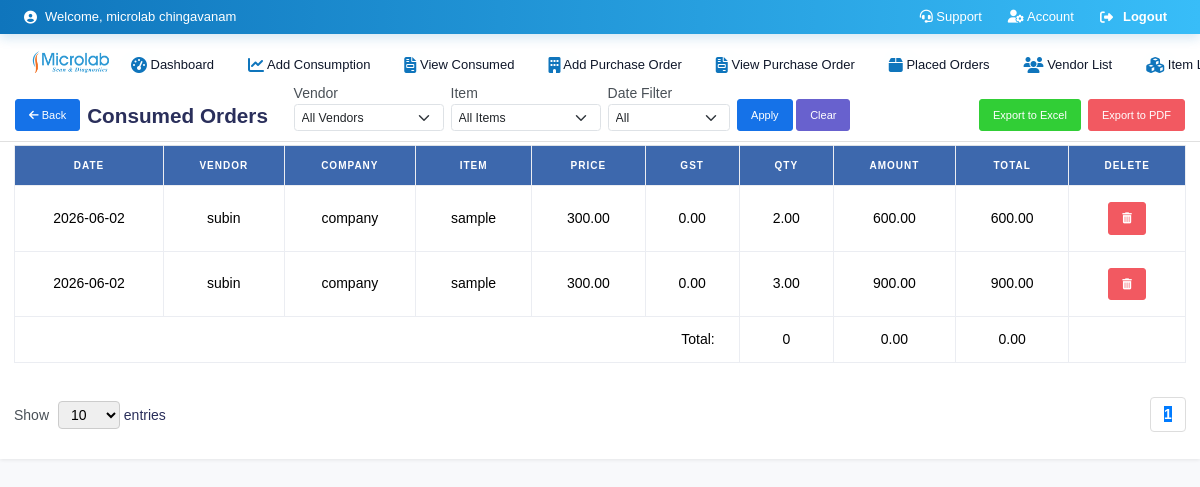
The page /view_consumption (signed in) on the database as committed earlier.
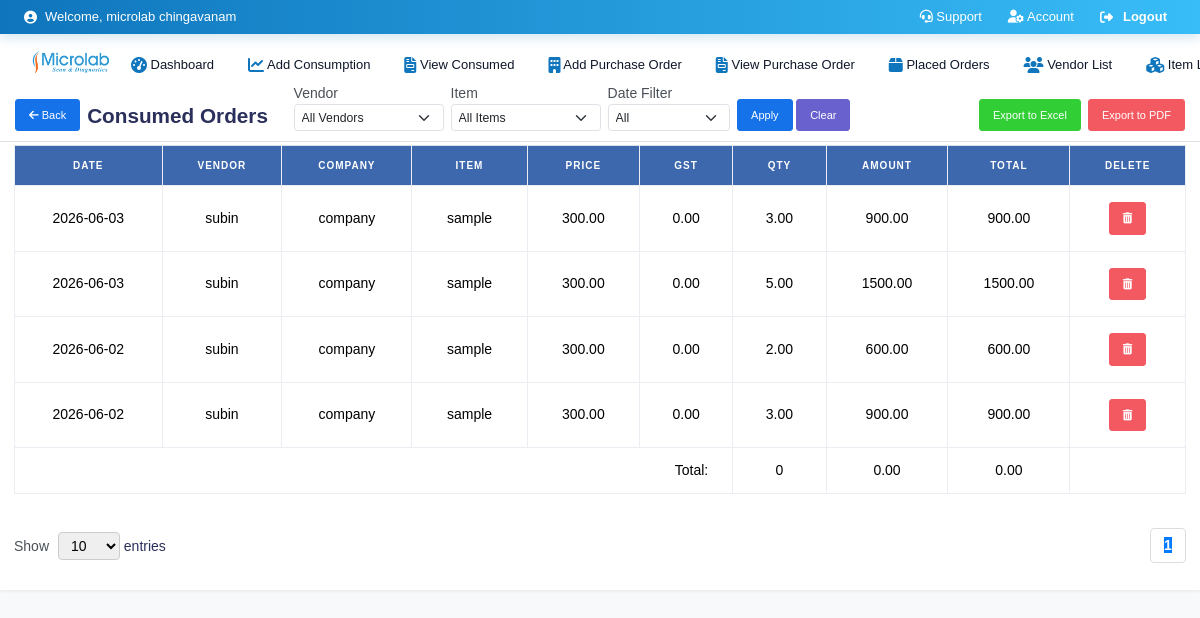
The same page on the database as committed later.
### myapp/models.py (models this page shows, shortened)
class ConsumedPurchaseOrder(models.Model):
    item = models.ForeignKey(Item, on_delete=models.CASCADE, null=True, blank=True)
    vendor = models.ForeignKey(Vendor, on_delete=models.CASCADE, related_name='consumed_purchase_orders', null=True)
    invoice_number = models.CharField(max_length=100, null=True)
    company = models.CharField(max_length=255, null=True)
    dateField = models.DateField(null=True, blank=True)
    created_at = models.DateField(auto_now_add=True, null=True, blank=True)
    user = models.ForeignKey(User, on_delete=models.CASCADE, null=True, blank=True)

class ConsumedPurchaseOrderLine(models.Model):
    consumed_order = models.ForeignKey(ConsumedPurchaseOrder, on_delete=models.CASCADE, related_name='consumed_lines')
    item = models.ForeignKey(Item, on_delete=models.CASCADE, null=True)
    price = models.DecimalField(max_digits=100, decimal_places=2, null=True)
    pack = models.CharField(max_length=100, null=True)
    stock = models.IntegerField(null=True)
    qty = models.DecimalField(max_digits=100, decimal_places=2, null=True, blank=True)
    gst = models.DecimalField(max_digits=100, decimal_places=2, null=True, blank=True)
    hsn = models.CharField(max_length=200, null=True, blank=True)
    amount = models.DecimalField(max_digits=100, decimal_places=2, null=True, blank=True)
    total_amount = models.DecimalField(max_digits=100, decimal_places=2, null=True, blank=True)

class Item(models.Model):
    name = models.CharField(max_length=255, null=True)
    vendor = models.ForeignKey(Vendor, on_delete=models.CASCADE, related_name='items', null=True)
    company_name = models.CharField(max_length=100, null=True)
    gst = models.CharField(max_length=100, null=True)
    hsn = models.CharField(max_length=100, null=True)
    item_price = models.DecimalField(max_digits=100, decimal_places=2, default=Decimal('340.34'), null=True)
    pack_size = models.CharField(max_length=100, null=True)
    stock_balance = models.DecimalField(max_digits=100, decimal_places=2, default=Decimal('0.00'), null=True)  # Changed
    created_at = models.DateField(auto_now_add=True,null=True, blank=True)
    user = models.ForeignKey(User, on_delete=models.CASCADE, null=True, blank=True)

class Vendor(models.Model):
    name = models.CharField(max_length=255,null=True, blank=True)
    mobile_number = models.CharField(max_length=15,null=True, blank=True)
    email = models.EmailField(null=True, blank=True)
    address = models.TextField(null=True, blank=True)
    created_at = models.DateField(auto_now_add=True,null=True, blank=True)
    user = models.ForeignKey(User, on_delete=models.CASCADE, null=True, blank=True)  # Add this

### myapp/views.py (the view)
# urls.py: path('view_consumption', views.view_consumption, name='view_consumption'),  # Define this view if needed
@login_required
def view_consumption(request):
    bok = get_object_or_404(Registration, id=request.session.get('logg'))
    vendor_name = request.GET.get('vendor', '').strip()
    item_name = request.GET.get('item', '').strip()
    filter_type = request.GET.get('filter', '').lower()
    start_date = request.GET.get('start_date')
    end_date = request.GET.get('end_date')
    page = request.GET.get('page', 1)
    per_page = request.GET.get('per_page', 10)  # default 10 entries per page
    consumed_orders = ConsumedPurchaseOrder.objects.filter(user=request.user)
    if vendor_name:
        consumed_orders = consumed_orders.filter(vendor__name__icontains=vendor_name)
    if item_name:
        consumed_orders = consumed_orders.filter(consumed_lines__item__name__icontains=item_name)
    today = date.today()
    if filter_type == 'daily':
        consumed_orders = consumed_orders.filter(dateField=today)
    elif filter_type == 'weekly':
        week_start = today - timedelta(days=today.weekday())
        week_end = week_start + timedelta(days=6)
        consumed_orders = consumed_orders.filter(dateField__range=[week_start, week_end])
    elif filter_type == 'monthly':
        consumed_orders = consumed_orders.filter(dateField__year=today.year, dateField__month=today.month)
    elif filter_type == 'yearly':
        consumed_orders = consumed_orders.filter(dateField__year=today.year)
    elif filter_type == 'custom' and start_date and end_date:
        consumed_orders = consumed_orders.filter(dateField__range=[start_date, end_date])
    consumed_orders = consumed_orders.distinct()
    total_quantity = 0
    total_price = 0
    for order in consumed_orders:
        for line in order.consumed_lines.all():
            total_quantity += getattr(line, 'quantity', 0)
            total_price += getattr(line, 'total_price', 0)
    paginator = Paginator(consumed_orders, per_page)
    try:
        paginated_orders = paginator.page(page)
    except PageNotAnInteger:
        paginated_orders = paginator.page(1)
    except EmptyPage:
        paginated_orders = paginator.page(paginator.num_pages)
    context = {
        'vendors': Vendor.objects.filter(user=request.user),
        'items': Item.objects.filter(user=request.user),
        'branches': Branch.objects.all(),
        'consumed_orders': paginated_orders,
        'total_quantity': total_quantity,
        'total_price': total_price,
        'bok': bok,
        'per_page': per_page,
        'paginator': paginator,
        'per_page_options': [10, 25, 50, 100],
    }
    return render(request, 'view_consumption.html', context)

### templates/view_consumption.html (shortened to what the changed rows need)
{% load static %}
<!DOCTYPE html>
<html lang="en">
<head>
    <link href="https://cdn.jsdelivr.net/npm/bootstrap@5.3.3/dist/css/bootstrap.min.css" rel="stylesheet">
    <link href="https://cdnjs.cloudflare.com/ajax/libs/font-awesome/6.5.1/css/all.min.css" rel="stylesheet">
</head>
{% include 'navbar3.html' %}<body style="font-size:14px;background-color:#f8f9fb;">
    <div class="sticky-top bg-white shadow-sm" style="z-index:1050;">
      <div class="container-fluid px-3 py-2">
        {% include 'navbar3.html' %}
    <br>
    </head>
    <body>
    <br>
    <div class="table-responsive">
      <table class="table table-bordered table-sm align-middle text-center" id="ordersTable">
        <thead>
                <tr>
                    <th>Date</th>
                    <th>Vendor</th>
                    <th>Company</th>
                    <th>Item</th>
                    <th>Price</th>
                    <th>GST</th>
                    <th>Qty</th>
                    <th>Amount</th>
                    <th>Total</th>
                    <th>Delete</th>
                </tr>
            </thead>
            <tbody>
                {% if consumed_orders %}
                    {% for order in consumed_orders|dictsortreversed:"id" %}
                        {% for line in order.consumed_lines.all %}
                            <tr>
                                {% if forloop.first %}
                                    <td rowspan="{{ order.consumed_lines.count }}">{{ order.dateField|date:"Y-m-d" }}</td>
                                    {% endif %}
                                    <td >{{ line.item.vendor.name }}</td>
                                    <td >{{ line.item.company_name }}</td>
                                <td>{{ line.item.name }}</td>
                                <td>{{ line.price }}</td>
                                <td>{{ line.gst }}</td>
                                <td class="qty">{{ line.qty }}</td>
                                <td class="amt">{{ line.amount }}</td>
                                <td class="total">{{ line.total_amount }}</td>
                                {% if forloop.first %}
                                    <td rowspan="{{ order.consumed_lines.count }}">
                                        <form method="post" action="{% url 'delete_consumed_order' consumed_po_id=order.id %}" class="delete-form">
                                            <button type="button" class="btn btn-sm btn-danger delete-btn">
                                                <i class="fas fa-trash-alt"></i>
                                            </button>
                                        </form>
                                    </td>
                                {% endif %}
                            </tr>
                        {% endfor %}
                    {% endfor %}
                {% else %}
                    <tr>
                        <td colspan="10" class="text-center text-muted">No Data Found</td>
                    </tr>
                {% endif %}
            </tbody>
        </table>
    </div>
        <div class="pagination-wrapper">
            <div class="pagination">
                {% for num in consumed_orders.paginator.page_range %}
                    {% if num >= consumed_orders.number|add:"-1" and num <= consumed_orders.number|add:"2" %}
                        {% if num == consumed_orders.number %}
                            <span><strong>{{ num }}</strong></span>
                        {% else %}
                            <a href="?page={{ num }}&per_page={{ per_page }}">{{ num }}</a>
                        {% endif %}
                    {% endif %}
                {% endfor %}
            </div>
        </div>
</div>
</body>
</html>

Rows that differ between the two databases and show on the page:
added ConsumedPurchaseOrder: dateField "2026-06-03"
added ConsumedPurchaseOrderLine: item.vendor.name "subin", item.company_name "company", item.name "sample", price "300.00", gst "0.00", qty "3.00", amount "900.00", total_amount "900.00"
added ConsumedPurchaseOrder: dateField "2026-06-03"
added ConsumedPurchaseOrderLine: item.vendor.name "subin", item.company_name "company", item.name "sample", price "300.00", gst "0.00", qty "5.00", amount "1500.00", total_amount "1500.00"
